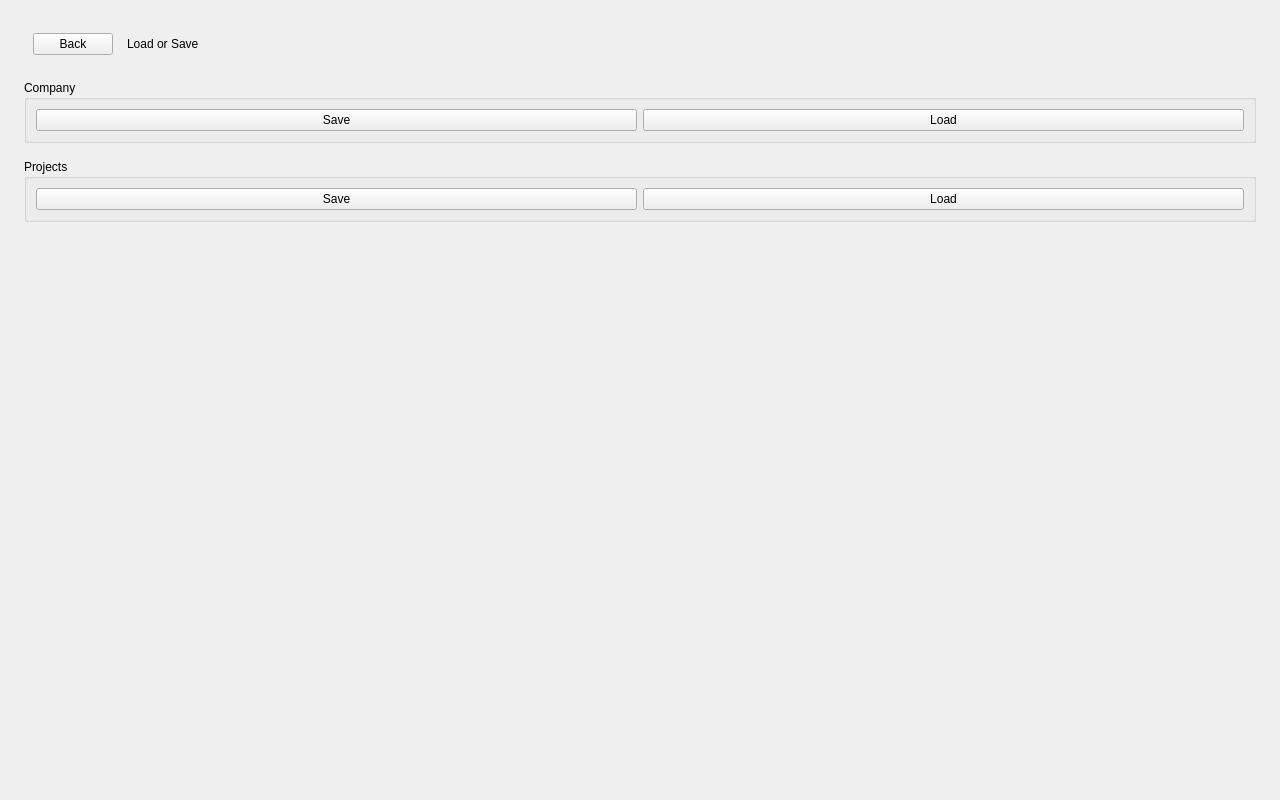
<?xml version="1.0" encoding="UTF-8"?>
<ui version="4.0">
 <class>LoadSavePage</class>
 <widget class="QWidget" name="LoadSavePage">
  <property name="geometry">
   <rect>
    <x>0</x>
    <y>0</y>
    <width>1280</width>
    <height>800</height>
   </rect>
  </property>
  <property name="windowTitle">
   <string>Load or Save</string>
  </property>
  <layout class="QVBoxLayout" name="pageLayout">
   <property name="spacing">
    <number>16</number>
   </property>
   <property name="leftMargin">
    <number>24</number>
   </property>
   <property name="topMargin">
    <number>24</number>
   </property>
   <property name="rightMargin">
    <number>24</number>
   </property>
   <property name="bottomMargin">
    <number>24</number>
   </property>
   <item>
    <widget class="QFrame" name="headerBar">
     <layout class="QHBoxLayout" name="headerLayout">
      <property name="spacing">
       <number>14</number>
      </property>
      <item>
       <widget class="QPushButton" name="backButton">
        <property name="cursor">
         <cursorShape>PointingHandCursor</cursorShape>
        </property>
        <property name="text">
         <string>Back</string>
        </property>
        <property name="variant" stdset="0">
         <string notr="true">ghost</string>
        </property>
       </widget>
      </item>
      <item>
       <widget class="QLabel" name="pageTitle">
        <property name="text">
         <string>Load or Save</string>
        </property>
        <property name="variant" stdset="0">
         <string notr="true">heading</string>
        </property>
       </widget>
      </item>
      <item>
       <spacer name="headerSpacer">
        <property name="orientation">
         <enum>Qt::Horizontal</enum>
        </property>
        <property name="sizeHint" stdset="0">
         <size>
          <width>40</width>
          <height>20</height>
         </size>
        </property>
       </spacer>
      </item>
     </layout>
    </widget>
   </item>
   <item>
    <widget class="QGroupBox" name="companyBox">
     <property name="title">
      <string>Company</string>
     </property>
     <layout class="QHBoxLayout" name="companyBoxLayout">
      <item>
       <widget class="QPushButton" name="saveCompanyButton">
        <property name="text">
         <string>Save</string>
        </property>
       </widget>
      </item>
      <item>
       <widget class="QPushButton" name="loadCompanyButton">
        <property name="text">
         <string>Load</string>
        </property>
       </widget>
      </item>
     </layout>
    </widget>
   </item>
   <item>
    <widget class="QGroupBox" name="projectsBox">
     <property name="title">
      <string>Projects</string>
     </property>
     <layout class="QHBoxLayout" name="projectsBoxLayout">
      <item>
       <widget class="QPushButton" name="saveProjectsButton">
        <property name="text">
         <string>Save</string>
        </property>
       </widget>
      </item>
      <item>
       <widget class="QPushButton" name="loadProjectsButton">
        <property name="text">
         <string>Load</string>
        </property>
       </widget>
      </item>
     </layout>
    </widget>
   </item>
   <item>
    <spacer name="bottomSpacer">
     <property name="orientation">
      <enum>Qt::Vertical</enum>
     </property>
     <property name="sizeHint" stdset="0">
      <size>
       <width>20</width>
       <height>40</height>
      </size>
     </property>
    </spacer>
   </item>
  </layout>
 </widget>
 <resources/>
 <connections/>
</ui>
